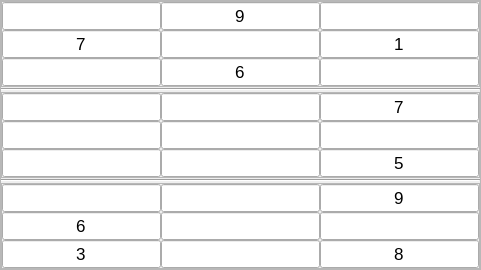
           <widget class="QFrame" name="rightRect">
            <property name="sizePolicy">
             <sizepolicy hsizetype="Preferred" vsizetype="Preferred">
              <horstretch>1</horstretch>
              <verstretch>0</verstretch>
             </sizepolicy>
            </property>
            <property name="minimumSize">
             <size>
              <width>140</width>
              <height>0</height>
             </size>
            </property>
            <property name="frameShape">
             <enum>QFrame::Shape::StyledPanel</enum>
            </property>
            <property name="frameShadow">
             <enum>QFrame::Shadow::Raised</enum>
            </property>
            <layout class="QVBoxLayout" name="verticalLayout_3">
             <property name="spacing">
              <number>1</number>
             </property>
             <property name="leftMargin">
              <number>0</number>
             </property>
             <property name="topMargin">
              <number>0</number>
             </property>
             <property name="rightMargin">
              <number>0</number>
             </property>
             <property name="bottomMargin">
              <number>0</number>
             </property>
             <item>
              <widget class="QFrame" name="boxC">
               <property name="frameShape">
                <enum>QFrame::Shape::StyledPanel</enum>
               </property>
               <property name="frameShadow">
                <enum>QFrame::Shadow::Raised</enum>
               </property>
               <layout class="QGridLayout" name="gridLayout_3">
                <property name="leftMargin">
                 <number>0</number>
                </property>
                <property name="topMargin">
                 <number>0</number>
                </property>
                <property name="rightMargin">
                 <number>0</number>
                </property>
                <property name="bottomMargin">
                 <number>0</number>
                </property>
                <property name="spacing">
                 <number>0</number>
                </property>
                <item row="0" column="0">
                 <widget class="QLineEdit" name="_06">
                  <property name="sizePolicy">
                   <sizepolicy hsizetype="Preferred" vsizetype="Preferred">
                    <horstretch>0</horstretch>
                    <verstretch>0</verstretch>
                   </sizepolicy>
                  </property>
                  <property name="font">
                   <font>
                    <pointsize>13</pointsize>
                   </font>
                  </property>
                  <property name="cursor">
                   <cursorShape>ArrowCursor</cursorShape>
                  </property>
                  <property name="text">
                   <string/>
                  </property>
                  <property name="alignment">
                   <set>Qt::AlignmentFlag::AlignCenter</set>
                  </property>
                 </widget>
                </item>
                <item row="0" column="1">
                 <widget class="QLineEdit" name="_07">
                  <property name="sizePolicy">
                   <sizepolicy hsizetype="Preferred" vsizetype="Preferred">
                    <horstretch>0</horstretch>
                    <verstretch>0</verstretch>
                   </sizepolicy>
                  </property>
                  <property name="font">
                   <font>
                    <pointsize>13</pointsize>
                   </font>
                  </property>
                  <property name="cursor">
                   <cursorShape>ArrowCursor</cursorShape>
                  </property>
                  <property name="text">
                   <string>9</string>
                  </property>
                  <property name="alignment">
                   <set>Qt::AlignmentFlag::AlignCenter</set>
                  </property>
                 </widget>
                </item>
                <item row="0" column="2">
                 <widget class="QLineEdit" name="_08">
                  <property name="sizePolicy">
                   <sizepolicy hsizetype="Preferred" vsizetype="Preferred">
                    <horstretch>0</horstretch>
                    <verstretch>0</verstretch>
                   </sizepolicy>
                  </property>
                  <property name="font">
                   <font>
                    <pointsize>13</pointsize>
                   </font>
                  </property>
                  <property name="cursor">
                   <cursorShape>ArrowCursor</cursorShape>
                  </property>
                  <property name="text">
                   <string/>
                  </property>
                  <property name="alignment">
                   <set>Qt::AlignmentFlag::AlignCenter</set>
                  </property>
                 </widget>
                </item>
                <item row="1" column="0">
                 <widget class="QLineEdit" name="_16">
                  <property name="sizePolicy">
                   <sizepolicy hsizetype="Preferred" vsizetype="Preferred">
                    <horstretch>0</horstretch>
                    <verstretch>0</verstretch>
                   </sizepolicy>
                  </property>
                  <property name="font">
                   <font>
                    <pointsize>13</pointsize>
                   </font>
                  </property>
                  <property name="cursor">
                   <cursorShape>ArrowCursor</cursorShape>
                  </property>
                  <property name="text">
                   <string>7</string>
                  </property>
                  <property name="alignment">
                   <set>Qt::AlignmentFlag::AlignCenter</set>
                  </property>
                 </widget>
                </item>
                <item row="1" column="1">
                 <widget class="QLineEdit" name="_17">
                  <property name="sizePolicy">
                   <sizepolicy hsizetype="Preferred" vsizetype="Preferred">
                    <horstretch>0</horstretch>
                    <verstretch>0</verstretch>
                   </sizepolicy>
                  </property>
                  <property name="font">
                   <font>
                    <pointsize>13</pointsize>
                   </font>
                  </property>
                  <property name="cursor">
                   <cursorShape>ArrowCursor</cursorShape>
                  </property>
                  <property name="text">
                   <string/>
                  </property>
                  <property name="alignment">
                   <set>Qt::AlignmentFlag::AlignCenter</set>
                  </property>
                 </widget>
                </item>
                <item row="1" column="2">
                 <widget class="QLineEdit" name="_18">
                  <property name="sizePolicy">
                   <sizepolicy hsizetype="Preferred" vsizetype="Preferred">
                    <horstretch>0</horstretch>
                    <verstretch>0</verstretch>
                   </sizepolicy>
                  </property>
                  <property name="font">
                   <font>
                    <pointsize>13</pointsize>
                   </font>
                  </property>
                  <property name="cursor">
                   <cursorShape>ArrowCursor</cursorShape>
                  </property>
                  <property name="text">
                   <string>1</string>
                  </property>
                  <property name="alignment">
                   <set>Qt::AlignmentFlag::AlignCenter</set>
                  </property>
                 </widget>
                </item>
                <item row="2" column="0">
                 <widget class="QLineEdit" name="_26">
                  <property name="sizePolicy">
                   <sizepolicy hsizetype="Preferred" vsizetype="Preferred">
                    <horstretch>0</horstretch>
                    <verstretch>0</verstretch>
                   </sizepolicy>
                  </property>
                  <property name="font">
                   <font>
                    <pointsize>13</pointsize>
                   </font>
                  </property>
                  <property name="cursor">
                   <cursorShape>ArrowCursor</cursorShape>
                  </property>
                  <property name="text">
                   <string/>
                  </property>
                  <property name="alignment">
                   <set>Qt::AlignmentFlag::AlignCenter</set>
                  </property>
                 </widget>
                </item>
                <item row="2" column="1">
                 <widget class="QLineEdit" name="_27">
                  <property name="sizePolicy">
                   <sizepolicy hsizetype="Preferred" vsizetype="Preferred">
                    <horstretch>0</horstretch>
                    <verstretch>0</verstretch>
                   </sizepolicy>
                  </property>
                  <property name="font">
                   <font>
                    <pointsize>13</pointsize>
                   </font>
                  </property>
                  <property name="cursor">
                   <cursorShape>ArrowCursor</cursorShape>
                  </property>
                  <property name="text">
                   <string>6</string>
                  </property>
                  <property name="alignment">
                   <set>Qt::AlignmentFlag::AlignCenter</set>
                  </property>
                 </widget>
                </item>
                <item row="2" column="2">
                 <widget class="QLineEdit" name="_28">
                  <property name="sizePolicy">
                   <sizepolicy hsizetype="Preferred" vsizetype="Preferred">
                    <horstretch>0</horstretch>
                    <verstretch>0</verstretch>
                   </sizepolicy>
                  </property>
                  <property name="font">
                   <font>
                    <pointsize>13</pointsize>
                   </font>
                  </property>
                  <property name="cursor">
                   <cursorShape>ArrowCursor</cursorShape>
                  </property>
                  <property name="text">
                   <string/>
                  </property>
                  <property name="alignment">
                   <set>Qt::AlignmentFlag::AlignCenter</set>
                  </property>
                 </widget>
                </item>
               </layout>
              </widget>
             </item>
             <item>
              <widget class="Line" name="line_5">
               <property name="sizePolicy">
                <sizepolicy hsizetype="Expanding" vsizetype="Fixed">
                 <horstretch>0</horstretch>
                 <verstretch>0</verstretch>
                </sizepolicy>
               </property>
               <property name="orientation">
                <enum>Qt::Orientation::Horizontal</enum>
               </property>
              </widget>
             </item>
             <item>
              <widget class="QFrame" name="boxF">
               <property name="frameShape">
                <enum>QFrame::Shape::StyledPanel</enum>
               </property>
               <property name="frameShadow">
                <enum>QFrame::Shadow::Raised</enum>
               </property>
               <layout class="QGridLayout" name="gridLayout_6">
                <property name="leftMargin">
                 <number>0</number>
                </property>
                <property name="topMargin">
                 <number>0</number>
                </property>
                <property name="rightMargin">
                 <number>0</number>
                </property>
                <property name="bottomMargin">
                 <number>0</number>
                </property>
                <property name="spacing">
                 <number>0</number>
                </property>
                <item row="0" column="0">
                 <widget class="QLineEdit" name="_36">
                  <property name="sizePolicy">
                   <sizepolicy hsizetype="Preferred" vsizetype="Preferred">
                    <horstretch>0</horstretch>
                    <verstretch>0</verstretch>
                   </sizepolicy>
                  </property>
                  <property name="font">
                   <font>
                    <pointsize>13</pointsize>
                   </font>
                  </property>
                  <property name="cursor">
                   <cursorShape>ArrowCursor</cursorShape>
                  </property>
                  <property name="text">
                   <string/>
                  </property>
                  <property name="alignment">
                   <set>Qt::AlignmentFlag::AlignCenter</set>
                  </property>
                 </widget>
                </item>
                <item row="0" column="1">
                 <widget class="QLineEdit" name="_37">
                  <property name="sizePolicy">
                   <sizepolicy hsizetype="Preferred" vsizetype="Preferred">
                    <horstretch>0</horstretch>
                    <verstretch>0</verstretch>
                   </sizepolicy>
                  </property>
                  <property name="font">
                   <font>
                    <pointsize>13</pointsize>
                   </font>
                  </property>
                  <property name="cursor">
                   <cursorShape>ArrowCursor</cursorShape>
                  </property>
                  <property name="text">
                   <string/>
                  </property>
                  <property name="alignment">
                   <set>Qt::AlignmentFlag::AlignCenter</set>
                  </property>
                 </widget>
                </item>
                <item row="0" column="2">
                 <widget class="QLineEdit" name="_38">
                  <property name="sizePolicy">
                   <sizepolicy hsizetype="Preferred" vsizetype="Preferred">
                    <horstretch>0</horstretch>
                    <verstretch>0</verstretch>
                   </sizepolicy>
                  </property>
                  <property name="font">
                   <font>
                    <pointsize>13</pointsize>
                   </font>
                  </property>
                  <property name="cursor">
                   <cursorShape>ArrowCursor</cursorShape>
                  </property>
                  <property name="text">
                   <string>7</string>
                  </property>
                  <property name="alignment">
                   <set>Qt::AlignmentFlag::AlignCenter</set>
                  </property>
                 </widget>
                </item>
                <item row="1" column="0">
                 <widget class="QLineEdit" name="_46">
                  <property name="sizePolicy">
                   <sizepolicy hsizetype="Preferred" vsizetype="Preferred">
                    <horstretch>0</horstretch>
                    <verstretch>0</verstretch>
                   </sizepolicy>
                  </property>
                  <property name="font">
                   <font>
                    <pointsize>13</pointsize>
                   </font>
                  </property>
                  <property name="cursor">
                   <cursorShape>ArrowCursor</cursorShape>
                  </property>
                  <property name="text">
                   <string/>
                  </property>
                  <property name="alignment">
                   <set>Qt::AlignmentFlag::AlignCenter</set>
                  </property>
                 </widget>
                </item>
                <item row="1" column="1">
                 <widget class="QLineEdit" name="_47">
                  <property name="sizePolicy">
                   <sizepolicy hsizetype="Preferred" vsizetype="Preferred">
                    <horstretch>0</horstretch>
                    <verstretch>0</verstretch>
                   </sizepolicy>
                  </property>
                  <property name="font">
                   <font>
                    <pointsize>13</pointsize>
                   </font>
                  </property>
                  <property name="cursor">
                   <cursorShape>ArrowCursor</cursorShape>
                  </property>
                  <property name="text">
                   <string/>
                  </property>
                  <property name="alignment">
                   <set>Qt::AlignmentFlag::AlignCenter</set>
                  </property>
                 </widget>
                </item>
                <item row="1" column="2">
                 <widget class="QLineEdit" name="_48">
                  <property name="sizePolicy">
                   <sizepolicy hsizetype="Preferred" vsizetype="Preferred">
                    <horstretch>0</horstretch>
                    <verstretch>0</verstretch>
                   </sizepolicy>
                  </property>
                  <property name="font">
                   <font>
                    <pointsize>13</pointsize>
                   </font>
                  </property>
                  <property name="cursor">
                   <cursorShape>ArrowCursor</cursorShape>
                  </property>
                  <property name="text">
                   <string/>
                  </property>
                  <property name="alignment">
                   <set>Qt::AlignmentFlag::AlignCenter</set>
                  </property>
                 </widget>
                </item>
                <item row="2" column="0">
                 <widget class="QLineEdit" name="_56">
                  <property name="sizePolicy">
                   <sizepolicy hsizetype="Preferred" vsizetype="Preferred">
                    <horstretch>0</horstretch>
                    <verstretch>0</verstretch>
                   </sizepolicy>
                  </property>
                  <property name="font">
                   <font>
                    <pointsize>13</pointsize>
                   </font>
                  </property>
                  <property name="cursor">
                   <cursorShape>ArrowCursor</cursorShape>
                  </property>
                  <property name="styleSheet">
                   <string notr="true"/>
                  </property>
                  <property name="text">
                   <string/>
                  </property>
                  <property name="alignment">
                   <set>Qt::AlignmentFlag::AlignCenter</set>
                  </property>
                 </widget>
                </item>
                <item row="2" column="1">
                 <widget class="QLineEdit" name="_57">
                  <property name="sizePolicy">
                   <sizepolicy hsizetype="Preferred" vsizetype="Preferred">
                    <horstretch>0</horstretch>
                    <verstretch>0</verstretch>
                   </sizepolicy>
                  </property>
                  <property name="font">
                   <font>
                    <pointsize>13</pointsize>
                   </font>
                  </property>
                  <property name="cursor">
                   <cursorShape>ArrowCursor</cursorShape>
                  </property>
                  <property name="text">
                   <string/>
                  </property>
                  <property name="alignment">
                   <set>Qt::AlignmentFlag::AlignCenter</set>
                  </property>
                 </widget>
                </item>
                <item row="2" column="2">
                 <widget class="QLineEdit" name="_58">
                  <property name="sizePolicy">
                   <sizepolicy hsizetype="Preferred" vsizetype="Preferred">
                    <horstretch>0</horstretch>
                    <verstretch>0</verstretch>
                   </sizepolicy>
                  </property>
                  <property name="font">
                   <font>
                    <pointsize>13</pointsize>
                   </font>
                  </property>
                  <property name="cursor">
                   <cursorShape>ArrowCursor</cursorShape>
                  </property>
                  <property name="text">
                   <string>5</string>
                  </property>
                  <property name="alignment">
                   <set>Qt::AlignmentFlag::AlignCenter</set>
                  </property>
                 </widget>
                </item>
               </layout>
              </widget>
             </item>
             <item>
              <widget class="Line" name="line_6">
               <property name="sizePolicy">
                <sizepolicy hsizetype="Expanding" vsizetype="Fixed">
                 <horstretch>0</horstretch>
                 <verstretch>0</verstretch>
                </sizepolicy>
               </property>
               <property name="orientation">
                <enum>Qt::Orientation::Horizontal</enum>
               </property>
              </widget>
             </item>
             <item>
              <widget class="QFrame" name="boxI">
               <property name="frameShape">
                <enum>QFrame::Shape::StyledPanel</enum>
               </property>
               <property name="frameShadow">
                <enum>QFrame::Shadow::Raised</enum>
               </property>
               <layout class="QGridLayout" name="gridLayout_9">
                <property name="leftMargin">
                 <number>0</number>
                </property>
                <property name="topMargin">
                 <number>0</number>
                </property>
                <property name="rightMargin">
                 <number>0</number>
                </property>
                <property name="bottomMargin">
                 <number>0</number>
                </property>
                <property name="spacing">
                 <number>0</number>
                </property>
                <item row="0" column="0">
                 <widget class="QLineEdit" name="_66">
                  <property name="sizePolicy">
                   <sizepolicy hsizetype="Preferred" vsizetype="Preferred">
                    <horstretch>0</horstretch>
                    <verstretch>0</verstretch>
                   </sizepolicy>
                  </property>
                  <property name="font">
                   <font>
                    <pointsize>13</pointsize>
                   </font>
                  </property>
                  <property name="cursor">
                   <cursorShape>ArrowCursor</cursorShape>
                  </property>
                  <property name="text">
                   <string/>
                  </property>
                  <property name="alignment">
                   <set>Qt::AlignmentFlag::AlignCenter</set>
                  </property>
                 </widget>
                </item>
                <item row="0" column="1">
                 <widget class="QLineEdit" name="_67">
                  <property name="sizePolicy">
                   <sizepolicy hsizetype="Preferred" vsizetype="Preferred">
                    <horstretch>0</horstretch>
                    <verstretch>0</verstretch>
                   </sizepolicy>
                  </property>
                  <property name="font">
                   <font>
                    <pointsize>13</pointsize>
                   </font>
                  </property>
                  <property name="cursor">
                   <cursorShape>ArrowCursor</cursorShape>
                  </property>
                  <property name="text">
                   <string/>
                  </property>
                  <property name="alignment">
                   <set>Qt::AlignmentFlag::AlignCenter</set>
                  </property>
                 </widget>
                </item>
                <item row="0" column="2">
                 <widget class="QLineEdit" name="_68">
                  <property name="sizePolicy">
                   <sizepolicy hsizetype="Preferred" vsizetype="Preferred">
                    <horstretch>0</horstretch>
                    <verstretch>0</verstretch>
                   </sizepolicy>
                  </property>
                  <property name="font">
                   <font>
                    <pointsize>13</pointsize>
                   </font>
                  </property>
                  <property name="cursor">
                   <cursorShape>ArrowCursor</cursorShape>
                  </property>
                  <property name="text">
                   <string>9</string>
                  </property>
                  <property name="alignment">
                   <set>Qt::AlignmentFlag::AlignCenter</set>
                  </property>
                 </widget>
                </item>
                <item row="1" column="0">
                 <widget class="QLineEdit" name="_76">
                  <property name="sizePolicy">
                   <sizepolicy hsizetype="Preferred" vsizetype="Preferred">
                    <horstretch>0</horstretch>
                    <verstretch>0</verstretch>
                   </sizepolicy>
                  </property>
                  <property name="font">
                   <font>
                    <pointsize>13</pointsize>
                   </font>
                  </property>
                  <property name="cursor">
                   <cursorShape>ArrowCursor</cursorShape>
                  </property>
                  <property name="text">
                   <string>6</string>
                  </property>
                  <property name="alignment">
                   <set>Qt::AlignmentFlag::AlignCenter</set>
                  </property>
                 </widget>
                </item>
                <item row="1" column="1">
                 <widget class="QLineEdit" name="_77">
                  <property name="sizePolicy">
                   <sizepolicy hsizetype="Preferred" vsizetype="Preferred">
                    <horstretch>0</horstretch>
                    <verstretch>0</verstretch>
                   </sizepolicy>
                  </property>
                  <property name="font">
                   <font>
                    <pointsize>13</pointsize>
                   </font>
                  </property>
                  <property name="cursor">
                   <cursorShape>ArrowCursor</cursorShape>
                  </property>
                  <property name="text">
                   <string/>
                  </property>
                  <property name="alignment">
                   <set>Qt::AlignmentFlag::AlignCenter</set>
                  </property>
                 </widget>
                </item>
                <item row="1" column="2">
                 <widget class="QLineEdit" name="_78">
                  <property name="sizePolicy">
                   <sizepolicy hsizetype="Preferred" vsizetype="Preferred">
                    <horstretch>0</horstretch>
                    <verstretch>0</verstretch>
                   </sizepolicy>
                  </property>
                  <property name="font">
                   <font>
                    <pointsize>13</pointsize>
                   </font>
                  </property>
                  <property name="cursor">
                   <cursorShape>ArrowCursor</cursorShape>
                  </property>
                  <property name="text">
                   <string/>
                  </property>
                  <property name="alignment">
                   <set>Qt::AlignmentFlag::AlignCenter</set>
                  </property>
                 </widget>
                </item>
                <item row="2" column="0">
                 <widget class="QLineEdit" name="_86">
                  <property name="sizePolicy">
                   <sizepolicy hsizetype="Preferred" vsizetype="Preferred">
                    <horstretch>0</horstretch>
                    <verstretch>0</verstretch>
                   </sizepolicy>
                  </property>
                  <property name="font">
                   <font>
                    <pointsize>13</pointsize>
                   </font>
                  </property>
                  <property name="cursor">
                   <cursorShape>ArrowCursor</cursorShape>
                  </property>
                  <property name="text">
                   <string>3</string>
                  </property>
                  <property name="alignment">
                   <set>Qt::AlignmentFlag::AlignCenter</set>
                  </property>
                 </widget>
                </item>
                <item row="2" column="1">
                 <widget class="QLineEdit" name="_87">
                  <property name="sizePolicy">
                   <sizepolicy hsizetype="Preferred" vsizetype="Preferred">
                    <horstretch>0</horstretch>
                    <verstretch>0</verstretch>
                   </sizepolicy>
                  </property>
                  <property name="font">
                   <font>
                    <pointsize>13</pointsize>
                   </font>
                  </property>
                  <property name="cursor">
                   <cursorShape>ArrowCursor</cursorShape>
                  </property>
                  <property name="text">
                   <string/>
                  </property>
                  <property name="alignment">
                   <set>Qt::AlignmentFlag::AlignCenter</set>
                  </property>
                 </widget>
                </item>
                <item row="2" column="2">
                 <widget class="QLineEdit" name="_88">
                  <property name="sizePolicy">
                   <sizepolicy hsizetype="Preferred" vsizetype="Preferred">
                    <horstretch>0</horstretch>
                    <verstretch>0</verstretch>
                   </sizepolicy>
                  </property>
                  <property name="font">
                   <font>
                    <pointsize>13</pointsize>
                   </font>
                  </property>
                  <property name="cursor">
                   <cursorShape>ArrowCursor</cursorShape>
                  </property>
                  <property name="text">
                   <string>8</string>
                  </property>
                  <property name="alignment">
                   <set>Qt::AlignmentFlag::AlignCenter</set>
                  </property>
                 </widget>
                </item>
               </layout>
              </widget>
             </item>
            </layout>
           </widget>
